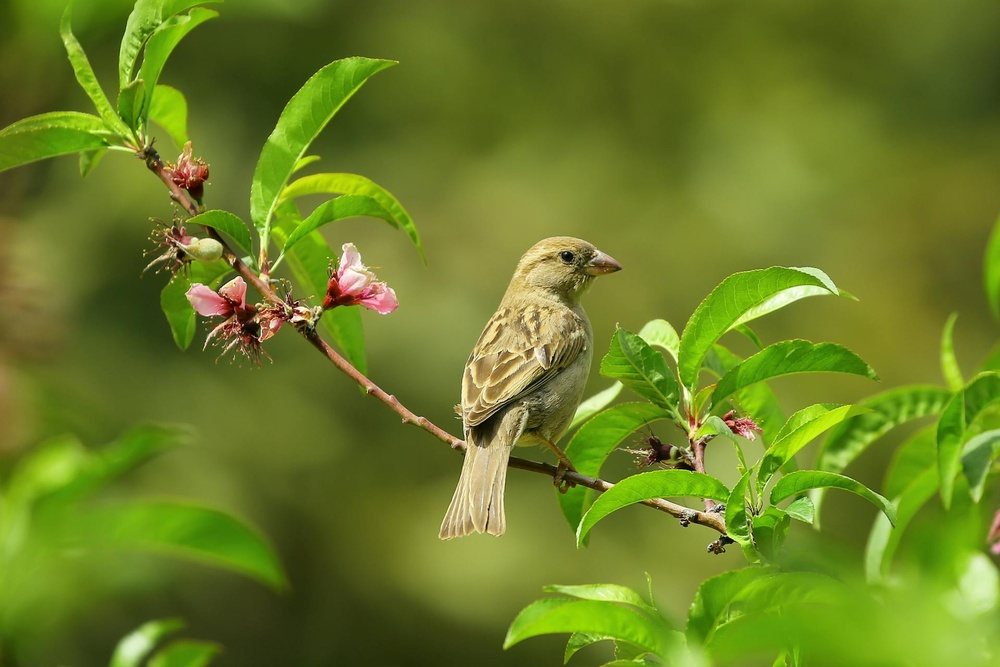
#> input picture bird.jpg, 1000 x 667 px, shrunk from 1920 x 1280 before the run
$ python '6. Brightness, Contrast & Negative.py'
#> lines starting #> are read from the running program, lines starting #| are printed output that depends on the picture
import cv2
import numpy as np

img = cv2.imread('bird.jpg')
#> img is the input picture: shape (667, 1000, 3); mean B, G, R 36.3, 125.4, 106.2

# Brightness & contrast
bright = cv2.convertScaleAbs(img, alpha=1.3, beta=40)
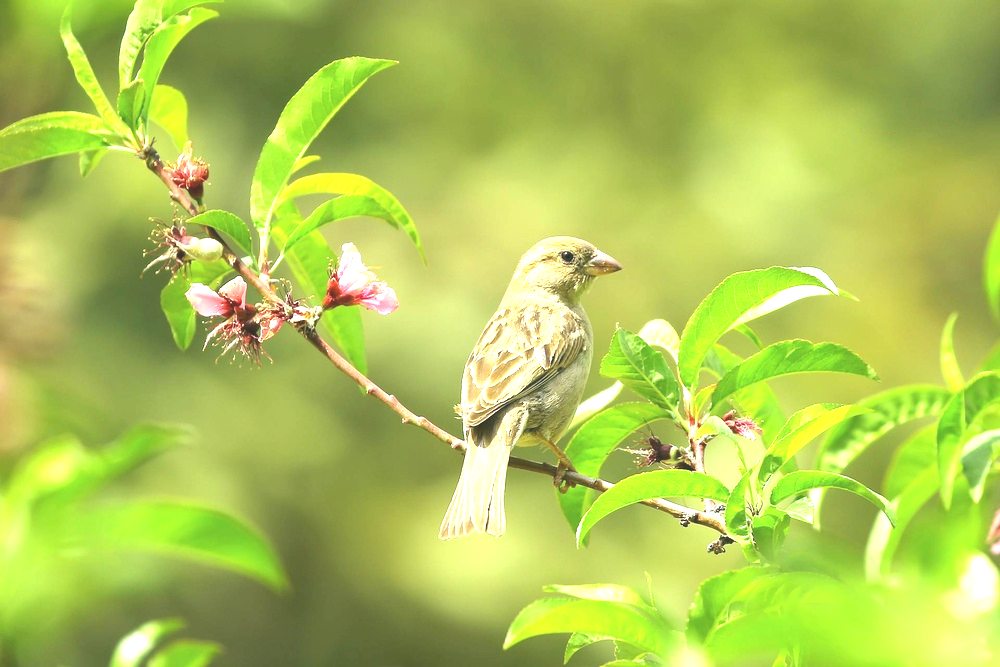
#> bright: shape (667, 1000, 3); mean B, G, R 86.9, 197.7, 175.2

# Negative
negative = 255 - img
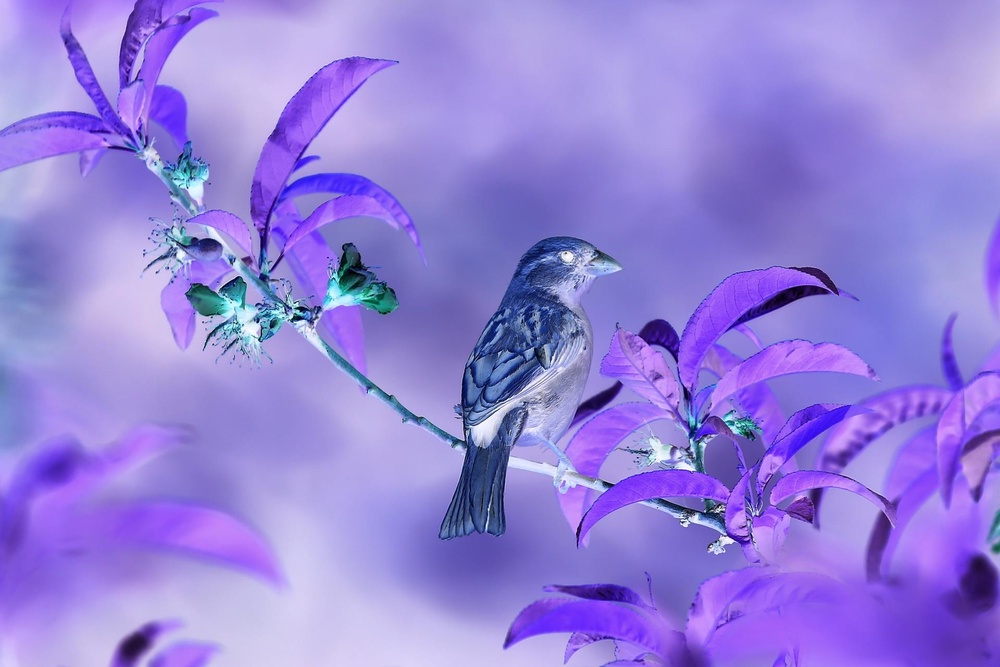
#> negative: shape (667, 1000, 3); mean B, G, R 218.7, 129.6, 148.8

cv2.imshow("Original", img)
cv2.imshow("Bright", bright)
cv2.imshow("Negative", negative)

cv2.waitKey(0)
cv2.destroyAllWindows()
# Note: Ensure you have 'bird.jpg' in the same directory as this script to run it successfully.
# Improves visibility and preprocessing for detection.
